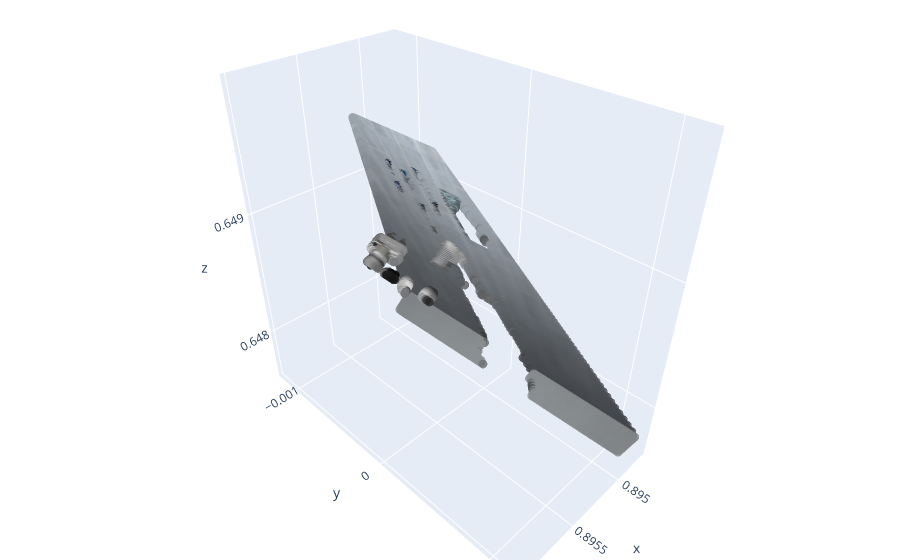

The code cell stored with this chart in its notebook:
### Code cell
rgbd_pc = O3DPointCloud()
rgbd_pc.create_from_rgbd(rgb_image, depth_image, camera_intrinsics)
rgbd_pc.transform(camera_extrinsics)

point_cloud = rgbd_pc.get_points()
colors_rgb = rgbd_pc.get_colors()
# Convert RGB colors to a format recognizable by Plotly
color_str = ['rgb('+str(r)+','+str(g)+','+str(b)+')' for r,g,b in colors_rgb]

# Extract x, y, and z columns from the point cloud
x_vals = point_cloud[:, 0]
y_vals = point_cloud[:, 1]
z_vals = point_cloud[:, 2]

# Create the scatter3d plot
rgbd_scatter = go.Scatter3d(
    x=x_vals,
    y=y_vals,
    z=z_vals,
    mode='markers',
    marker=dict(size=3, color=color_str, opacity=0.8)
)

# Set the layout for the plot
layout = go.Layout(
    margin=dict(l=0, r=0, b=0, t=0)
)

fig = go.Figure(data=[rgbd_scatter], layout=layout)

# Show the figure
fig.show()

### Figure 1 — Plotly figure (JSON) as saved in the notebook; plotly's stock layout.template omitted (floating-point values rounded to 4 significant figures; data arrays with more than 128 entries replaced by an {"elided": "..."} marker saying what was removed)
{"data": [{"marker": {"color": {"elided": "16384 str values"}, "opacity": 0.8, "size": 3}, "mode": "markers", "type": "scatter3d", "x": {"elided": "16384 float values"}, "y": {"elided": "16384 float values"}, "z": {"elided": "16384 float values"}}], "layout": {"margin": {"b": 0, "l": 0, "r": 0, "t": 0}}}
